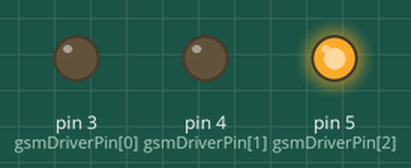
A sketch run on a simulated Arduino Uno, built with avr-gcc and run on an emulated ATmega328P. Shown: output pins drawn as LEDs (lit = HIGH). What the sketch prints to the serial monitor is not drawn. At 20.8 s the program stops and its outputs stay as they are.

Above: at 0.1 s.
At 1.6 s:
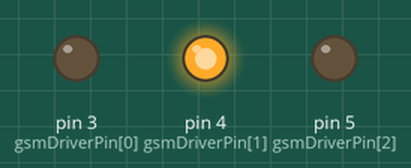
Timing chart, 0 to 3.1 s (numbered marks = the images above):
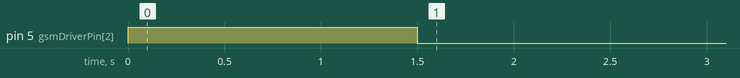

The sketch:

Sending_GPRS.ino
```cpp
// Product name: GPS/GPRS/GSM Module V3.0
// # Product SKU : TEL0051
// # Version     : 0.1

// # Description:
// # The sketch for driving the gsm mode via the Arduino board

// # Steps:
// #        1. Turn the S1 switch to the Prog(right side)
// #        2. Turn the S2 switch to the Arduino side(left side)
// #        3. Set the UART select switch to middle one.
// #        4. Upload the sketch to the Arduino board
// #        5. Turn the S1 switch to the comm(left side)
// #        6. RST the board

// #        wiki link- http://www.dfrobot.com/wiki/index.php/GPS/GPRS/GSM_Module_V3.0_(SKU:TEL0051)

byte gsmDriverPin[3] = {
  3,4,5};//The default digital driver pins for the GSM and GPS mode
//If you want to change the digital driver pins
//or you have a conflict with D3~D5 on Arduino board,
//you can remove the J10~J12 jumpers to reconnect other driver pins for the module!
void setup()
{
  //Init the driver pins for GSM function
  for(int i = 0 ; i < 3; i++){
    pinMode(gsmDriverPin[i],OUTPUT);
  }
  digitalWrite(5,HIGH);//Output GSM Timing
  delay(1500);
  digitalWrite(5,LOW);
  digitalWrite(3,LOW);//Enable the GSM mode
  digitalWrite(4,HIGH);//Disable the GPS mode
  delay(2000);
  Serial.begin(9600); //set the baud rate
  delay(2000);//call ready

}

void loop()
{
  Serial.println("AT"); //Send AT command
  delay(2000);
  Serial.println("AT+CIPSHUT");
  delay(1000);
  //Send message
  Serial.println("AT+CIPMIUX=0");
  delay(1000);
    Serial.println("AT+CGATT=1");
  delay(1000);
      Serial.println("AT+CSTT=\"www\",\"\",\"\"");
  delay(1000);
        Serial.println("AT+CIICR");
  delay(1000);
  Serial.println("AT+CIFSR");
  delay(1000);
    Serial.println("AT+CIPSTART=\"TCP\",\"192.197.121.141\",\"747\""); //Enter the computer's (server's) IP address and its corresponding port
  delay(1000);
  Serial.println("AT+CIPSEND");
  delay(1000);
  Serial.print("HELLO");//the message you want to send
  delay(5000);
  Serial.write(26);
  while(1);
}
```
